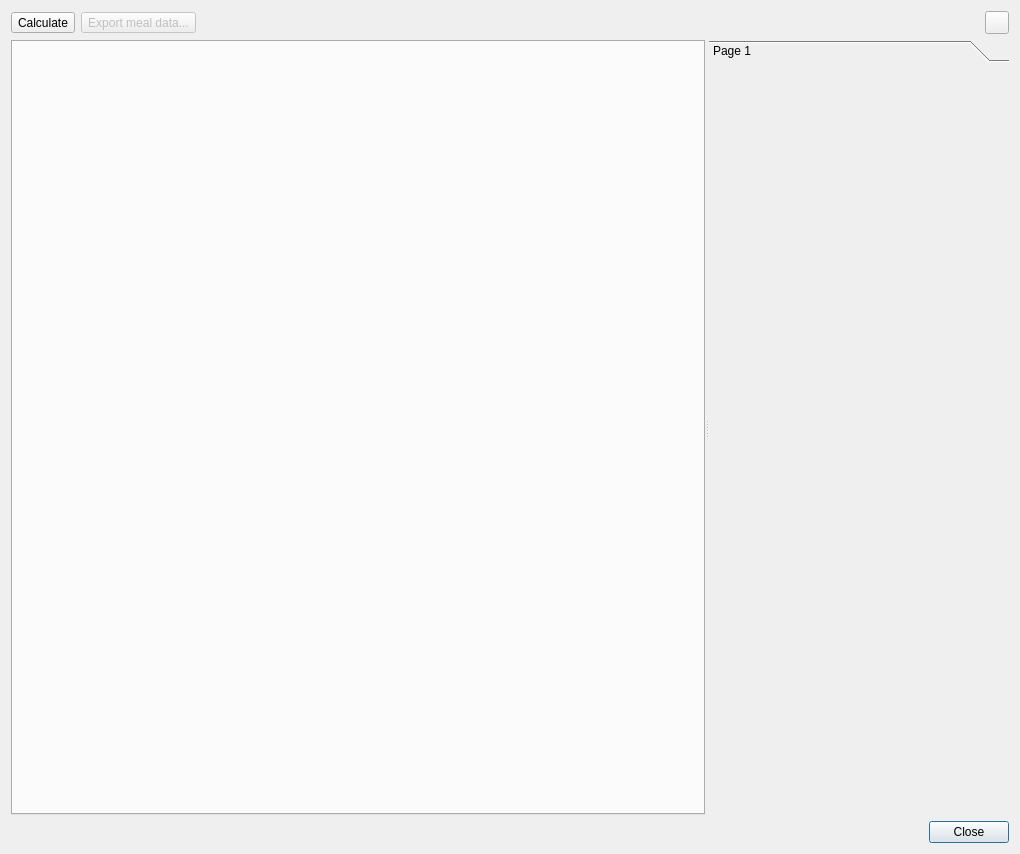
<?xml version="1.0" encoding="UTF-8"?>
<ui version="4.0">
 <class>MealDetailsDialog</class>
 <widget class="QDialog" name="MealDetailsDialog">
  <property name="geometry">
   <rect>
    <x>0</x>
    <y>0</y>
    <width>1020</width>
    <height>854</height>
   </rect>
  </property>
  <property name="windowTitle">
   <string>Meal Analysis</string>
  </property>
  <layout class="QVBoxLayout" name="verticalLayout">
   <item>
    <layout class="QHBoxLayout" name="toolbarLayout">
     <item>
      <widget class="QToolButton" name="toolButtonCalculate">
       <property name="text">
        <string>Calculate</string>
       </property>
       <property name="icon">
        <iconset resource="../../../../../resources/resources.qrc">
         <normaloff>:/icons/icons8-scales-16.png</normaloff>:/icons/icons8-scales-16.png</iconset>
       </property>
       <property name="toolButtonStyle">
        <enum>Qt::ToolButtonTextBesideIcon</enum>
       </property>
      </widget>
     </item>
     <item>
      <widget class="QToolButton" name="toolButtonExport">
       <property name="enabled">
        <bool>false</bool>
       </property>
       <property name="text">
        <string>Export meal data...</string>
       </property>
       <property name="icon">
        <iconset resource="../../../../../resources/resources.qrc">
         <normaloff>:/icons/icons8-export-16.png</normaloff>:/icons/icons8-export-16.png</iconset>
       </property>
       <property name="toolButtonStyle">
        <enum>Qt::ToolButtonTextBesideIcon</enum>
       </property>
      </widget>
     </item>
     <item>
      <spacer name="horizontalSpacer">
       <property name="orientation">
        <enum>Qt::Horizontal</enum>
       </property>
       <property name="sizeHint" stdset="0">
        <size>
         <width>40</width>
         <height>20</height>
        </size>
       </property>
      </spacer>
     </item>
     <item>
      <widget class="QToolButton" name="toolButtonHelp">
       <property name="icon">
        <iconset resource="../../../../../resources/resources.qrc">
         <normaloff>:/icons/icons8-help-16.png</normaloff>:/icons/icons8-help-16.png</iconset>
       </property>
      </widget>
     </item>
    </layout>
   </item>
   <item>
    <widget class="QSplitter" name="splitter">
     <property name="sizePolicy">
      <sizepolicy hsizetype="Expanding" vsizetype="Expanding">
       <horstretch>0</horstretch>
       <verstretch>0</verstretch>
      </sizepolicy>
     </property>
     <property name="orientation">
      <enum>Qt::Horizontal</enum>
     </property>
     <widget class="QTabWidget" name="tabWidget">
      <property name="currentIndex">
       <number>-1</number>
      </property>
     </widget>
     <widget class="QToolBox" name="toolBox">
      <property name="maximumSize">
       <size>
        <width>300</width>
        <height>16777215</height>
       </size>
      </property>
      <widget class="QWidget" name="page">
       <property name="geometry">
        <rect>
         <x>0</x>
         <y>0</y>
         <width>300</width>
         <height>746</height>
        </rect>
       </property>
       <attribute name="label">
        <string>Page 1</string>
       </attribute>
      </widget>
     </widget>
    </widget>
   </item>
   <item>
    <widget class="QDialogButtonBox" name="buttonBox">
     <property name="orientation">
      <enum>Qt::Horizontal</enum>
     </property>
     <property name="standardButtons">
      <set>QDialogButtonBox::Close</set>
     </property>
    </widget>
   </item>
  </layout>
 </widget>
 <resources>
  <include location="../../../../../resources/resources.qrc"/>
 </resources>
 <connections>
  <connection>
   <sender>buttonBox</sender>
   <signal>accepted()</signal>
   <receiver>MealDetailsDialog</receiver>
   <slot>accept()</slot>
   <hints>
    <hint type="sourcelabel">
     <x>248</x>
     <y>254</y>
    </hint>
    <hint type="destinationlabel">
     <x>157</x>
     <y>274</y>
    </hint>
   </hints>
  </connection>
  <connection>
   <sender>buttonBox</sender>
   <signal>rejected()</signal>
   <receiver>MealDetailsDialog</receiver>
   <slot>reject()</slot>
   <hints>
    <hint type="sourcelabel">
     <x>316</x>
     <y>260</y>
    </hint>
    <hint type="destinationlabel">
     <x>286</x>
     <y>274</y>
    </hint>
   </hints>
  </connection>
 </connections>
</ui>
